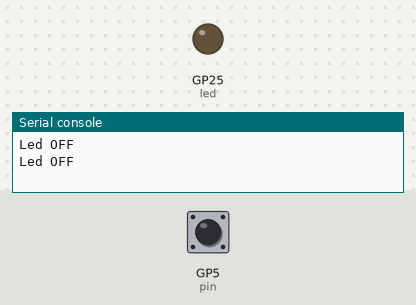
Simulated run of this program. Board: Raspberry Pi Pico running MicroPython. On the bench: output pins drawn as LEDs (lit = HIGH), the last lines printed to the serial console. The inputs (shaded band) are chosen by the test bench; at power-on: GP5 (pin) HIGH.

Above: at 1.2 s.
1.3 s: GP5 (pin) pulled LOW for 0.15 s
At 2.1 s:
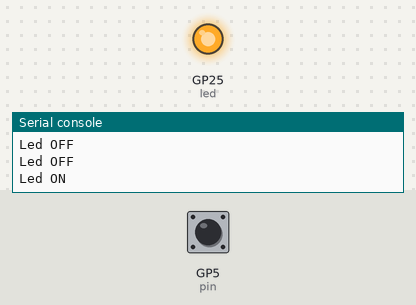
2.9 s: GP5 (pin) pulled LOW for 1 s
At 3.4 s:
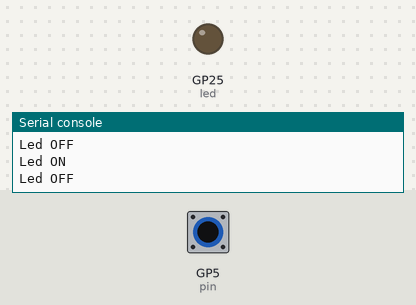
5.4 s: GP5 (pin) pulled LOW for 3.2 s
At 6.5 s:
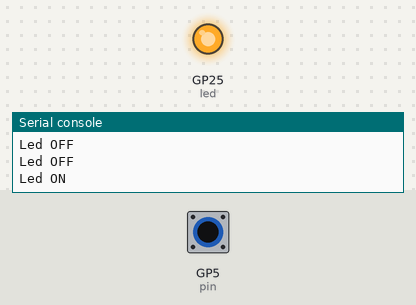
Timing chart, 0 to 8.4 s (numbered marks = the images above; inputs shaded):
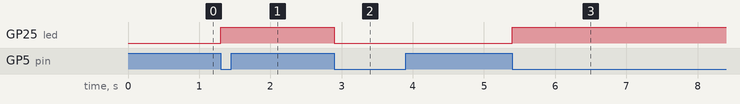

The program:

Pico_ISR.py
```python
from machine import Pin
import time

#create a pin object and select the GPIO number of the Pin
#configure the pin in PULL UP mode
pin = Pin(5,Pin.IN,Pin.PULL_UP)
#Create a pin object where the LED is connected(use 25 for onboard led)
#Configure the pin as OUTPUT
led = Pin (25,Pin.OUT);

#Define a callback function to be called when the 'pin' is pressed
def callback(pin):
    #If led is ON,turn the led OFF
    if led.value()==1:
        led.off()
    #If led is OFF,turn the led ON
    else:
        led.on()
#set up the 'pin' as interrupt and attach the callback function to be called
#when the pin is pressed
#The interrupt has been set to trigger on falling edge detection
pin.irq(trigger=Pin.IRQ_FALLING, handler=callback)

while True:
    #if led is on,print "Led ON"
    if led.value()==1:
        print("Led ON")
    #if led is OFF,print "Led OFF"
    else:
        print("Led OFF")
    #Delay for 1 second
    time.sleep(1)
```

Measured:
- after the input at 1.3 s, GP25 (led): LOW → HIGH at once
- after the input at 2.9 s, GP25 (led): HIGH → LOW at once
- after the input at 5.4 s, GP25 (led): LOW → HIGH at once
